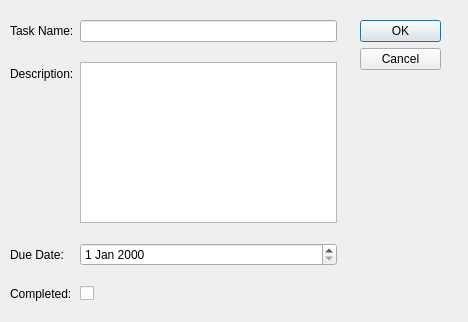
<?xml version="1.0" encoding="UTF-8"?>
<ui version="4.0">
 <class>AddTask</class>
 <widget class="QDialog" name="AddTask">
  <property name="geometry">
   <rect>
    <x>0</x>
    <y>0</y>
    <width>468</width>
    <height>322</height>
   </rect>
  </property>
  <property name="windowTitle">
   <string>Dialog</string>
  </property>
  <widget class="QDialogButtonBox" name="buttonBox">
   <property name="geometry">
    <rect>
     <x>360</x>
     <y>20</y>
     <width>81</width>
     <height>241</height>
    </rect>
   </property>
   <property name="orientation">
    <enum>Qt::Vertical</enum>
   </property>
   <property name="standardButtons">
    <set>QDialogButtonBox::Cancel|QDialogButtonBox::Ok</set>
   </property>
  </widget>
  <widget class="QWidget" name="layoutWidget">
   <property name="geometry">
    <rect>
     <x>10</x>
     <y>20</y>
     <width>327</width>
     <height>281</height>
    </rect>
   </property>
   <layout class="QFormLayout" name="formLayout">
    <property name="verticalSpacing">
     <number>20</number>
    </property>
    <item row="0" column="0">
     <widget class="QLabel" name="labelTaskName">
      <property name="text">
       <string>Task Name:</string>
      </property>
     </widget>
    </item>
    <item row="0" column="1">
     <widget class="QLineEdit" name="lineEditName"/>
    </item>
    <item row="1" column="0">
     <widget class="QLabel" name="labelDescription">
      <property name="text">
       <string>Description:</string>
      </property>
     </widget>
    </item>
    <item row="1" column="1">
     <widget class="QTextEdit" name="textEditDescription"/>
    </item>
    <item row="2" column="0">
     <widget class="QLabel" name="labelDueDate">
      <property name="text">
       <string>Due Date:</string>
      </property>
     </widget>
    </item>
    <item row="2" column="1">
     <widget class="QDateEdit" name="dateEditDueDate"/>
    </item>
    <item row="3" column="0">
     <widget class="QLabel" name="labelCompleted">
      <property name="text">
       <string>Completed:</string>
      </property>
     </widget>
    </item>
    <item row="3" column="1">
     <widget class="QCheckBox" name="checkBoxCompleted">
      <property name="text">
       <string/>
      </property>
     </widget>
    </item>
   </layout>
  </widget>
 </widget>
 <resources/>
 <connections>
  <connection>
   <sender>buttonBox</sender>
   <signal>accepted()</signal>
   <receiver>AddTask</receiver>
   <slot>accept()</slot>
   <hints>
    <hint type="sourcelabel">
     <x>248</x>
     <y>254</y>
    </hint>
    <hint type="destinationlabel">
     <x>157</x>
     <y>274</y>
    </hint>
   </hints>
  </connection>
  <connection>
   <sender>buttonBox</sender>
   <signal>rejected()</signal>
   <receiver>AddTask</receiver>
   <slot>reject()</slot>
   <hints>
    <hint type="sourcelabel">
     <x>316</x>
     <y>260</y>
    </hint>
    <hint type="destinationlabel">
     <x>286</x>
     <y>274</y>
    </hint>
   </hints>
  </connection>
 </connections>
</ui>
